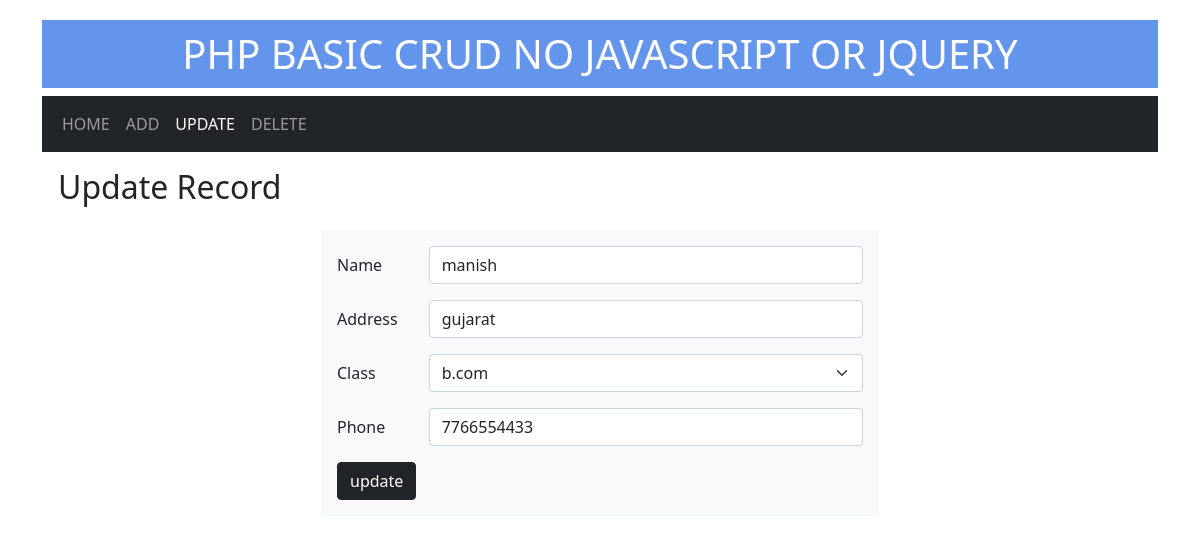
The page /update.php?sid=13 on the database its author committed.
### tables this page shows
CREATE TABLE `students` (
  `sid` int(5) NOT NULL,
  `sname` varchar(100) NOT NULL,
  `saddress` varchar(100) NOT NULL,
  `sclass` int(5) NOT NULL,
  `sphone` varchar(10) NOT NULL
);

### update.php (the view, shortened to what this page needs)
<?php
    include "part.php";
    $conn = mysqli_connect("localhost","root","","basic_crud");
    $sid = mysqli_real_escape_string($conn,$_GET['sid']);
    $data2 = mysqli_query($conn,"SELECT * FROM students WHERE sid = $sid");
    if(mysqli_num_rows($data2) == 1){
        $res = mysqli_fetch_assoc($data2);
        $sname = $res['sname'];
        $saddress = $res['saddress'];
        $sphone = $res['sphone'];
        $sclass = $res['sclass'];
    }else{
        header("Location: index.php");
    }
?>
        <h2 class="text-capitalize p-3">update record</h2>
        <form autocomplete="off" action="<?php echo $_SERVER['PHP_SELF']; ?>" class="w-50 m-auto bg-light p-3 text-capitalize" method="post">
            <div class="mb-3 row">
                <label class="col-sm-2 col-form-label">name</label>
                <div class="col-sm-10">
                    <input type="text" class="form-control" name="sname" value="<?php echo $sname; ?>" required>
                </div>
            </div>
            <div class="mb-3 row">
                <label class="col-sm-2 col-form-label">address</label>
                <div class="col-sm-10">
                    <input type="text" class="form-control" name="saddress" value="<?php echo $saddress; ?>" required>
                </div>
            </div>
            <div class="mb-3 row">
                <label class="col-sm-2 col-form-label">class</label>
                <div class="col-sm-10">
                    <select class="form-select" name="sclass" required>
                    <?php
                        $r1 = mysqli_query($conn,"SELECT * FROM student_class");
                        if(mysqli_num_rows($r1) > 0){
                            while($data = mysqli_fetch_assoc($r1)){
                                $selected = ($data['cid'] == $sclass)? "selected":"";
                                echo "<option $selected value='{$data['cid']}'>{$data['cname']}</option>";
                            }
                        }else{
                            echo "<option disabled>no records found</option>";
                        }
                    ?>
                    </select>
                </div>
            </div>
            <div class="mb-3 row">
                <label class="col-sm-2 col-form-label">phone</label>
                <div class="col-sm-10">
                    <input type="text" class="form-control" name="sphone" value="<?php echo $sphone; ?>" required>
                </div>
            </div>
            <input type="submit" class="btn btn-dark d-block" value="update" name="update">
        </form>
    </div>
</body>
</html>

### rows shown on the page
students: sname "manish", saddress "gujarat", sphone "7766554433"

### other values the page prints
$val "HOME"
$val "ADD"
$val "UPDATE"
$val "DELETE"
form field sclass "b.com"
